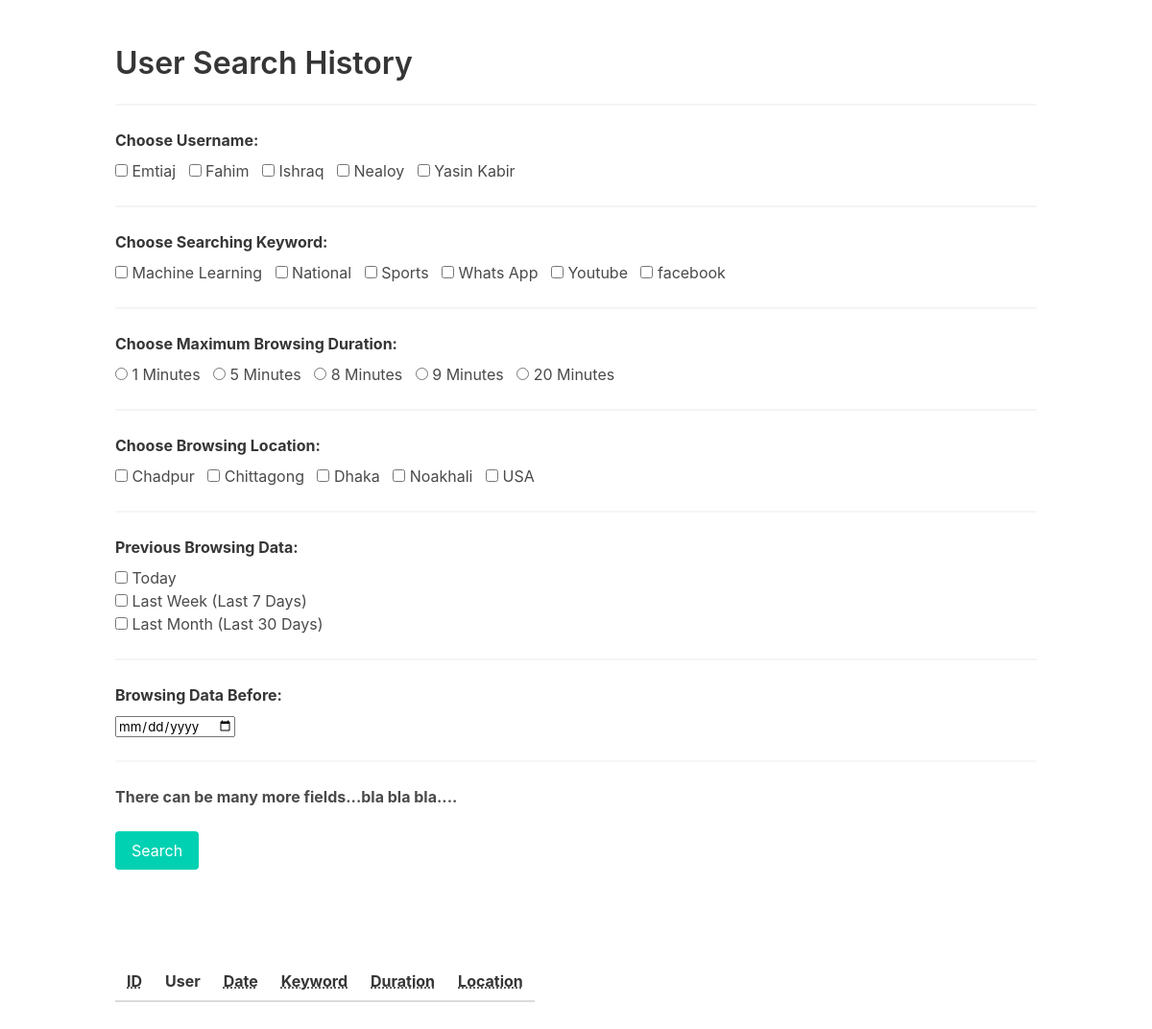
The page / on the database its author committed.
### history/models.py (models this page shows, shortened)
class History(models.Model):
    user = models.CharField(max_length=255)
    date = models.DateTimeField()
    keyword = models.CharField(max_length=255)
    duration = models.IntegerField()
    location = models.CharField(max_length=255)

### history/views.py (the view)
# urls.py: 2. Add a URL to urlpatterns:  path('', views.home, name='home')
def home(request):
    all_data = History.objects.all()
    users = sorted(list(set([data.user for data in all_data])))
    keywords = sorted(list(set([data.keyword for data in all_data])))
    durations = sorted(list(set([data.duration for data in all_data])))
    locations = sorted(list(set([data.location for data in all_data])))
    dates = sorted(list([data.date for data in all_data]))
    '''
        IGNORE THIS SECTION // dev,debug purpose

    user_search_results = []
    if request.method == 'POST':
        user_checks = request.POST.getlist("user_check")

        for user in user_checks:
            final_results = History.objects.filter(Q(user__contains=str(user)))
            user_search_results.append(final_results)
    '''
    return render(request,'history/index.html', {'users': users, 'keywords': keywords, 'durations': durations, 'locations': locations})

### history/templates/history/index.html (shortened to what this page needs)
<!DOCTYPE html>
<html>
<head>
    <link rel="stylesheet" href="https://cdn.jsdelivr.net/npm/bulma@0.9.0/css/bulma.min.css">
</head>
<body>
    <section class="section">
        <div class="container">
            <h1 class="title">User Search History</h1>
            <hr>
            <form method="POST" id="search_form">
                <label class="label">Choose Username:</label> {% for user in users %}
                <input id="user_check" type="checkbox" value="{{ user }}" name="user_check"> {{ user }} &nbsp; {% endfor %}
                <hr>
                <label class="label">Choose Searching Keyword:</label> {% for keyword in keywords %}
                <input id="keyword_check" type="checkbox" value="{{ keyword }}" name="keyword_check"> {{ keyword }} &nbsp; {% endfor %}
                <hr>
                <label class="label">Choose Maximum Browsing Duration:</label> {% for duration in durations %}
                <input id="duration_check" type="radio" value="{{ duration }}" name="duration_check"> {{ duration }} Minutes &nbsp; {% endfor %}
                <hr>
                <label class="label">Choose Browsing Location:</label> {% for location in locations %}
                <input id="location_check" type="checkbox" value="{{ location }}" name="location_check"> {{ location }} &nbsp; {% endfor %}
                <hr>
                <label class="label">Previous Browsing Data:</label>
                <input type="checkbox" id="time_check" name="time_check" value="Today">
                <label for="time_check">Today</label><br>
                <input type="checkbox" id="time_check" name="time_check" value="Last Week">
                <label for="time_check">Last Week (Last 7 Days)</label><br>
                <input type="checkbox" id="time_check" name="time_check" value="Last Month">
                <label for="time_check">Last Month (Last 30 Days)</label>
                <hr>
                <label class="label">Browsing Data Before:</label>
                <input type="date" id="before_check" name="before_check" value="before">
                <hr>
                <b>There can be many more fields...bla bla bla....</b>
                <br/>
                <br/>
                <div class="control">
                    <button id="search_button" type="submit" class="button is-primary">Search</button>
                </div>
            </form>
        </div>
    </section>
    <section class="section">
        <div class="container">
            <div id=”ajax_result”>
                <table class="table">
                    <thead>
                        <tr>
                            <th><abbr title="Position">ID</abbr></th>
                            <th>User</th>
                            <th><abbr title="Played">Date</abbr></th>
                            <th><abbr title="Won">Keyword</abbr></th>
                            <th><abbr title="Drawn">Duration</abbr></th>
                            <th><abbr title="Lost">Location</abbr></th>
                        </tr>
                    </thead>
                </table>
            </div>
        </div>
    </section>
</body>
</html>

### rows shown on the page
History: users "Emtiaj", keywords "Youtube", locations "Chadpur"
History: users "Fahim", keywords "National", locations "Dhaka"
History: users "Ishraq", keywords "Sports", locations "Chittagong"
History: users "Nealoy", keywords "Whats App", locations "Noakhali"
History: users "Yasin Kabir", keywords "Machine Learning", locations "USA"
History: keywords "facebook"

### other values the page prints
{{ duration }} "1" "5" "8" "9" "20"
